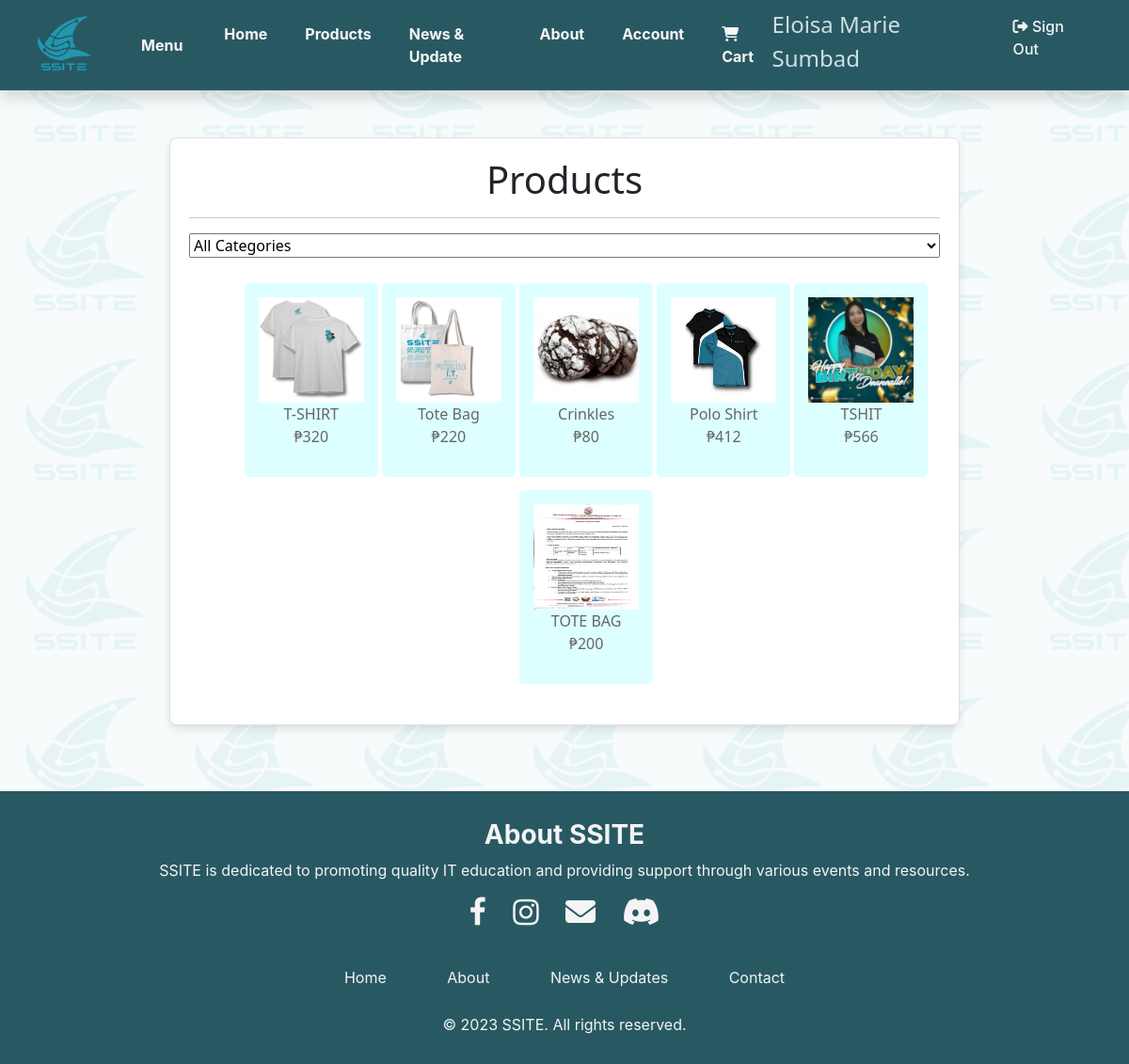
The app's page /customerside/product_display.php (signed in) with its own data.
### tables this page shows
CREATE TABLE `user_information` (
  `userinfo_id` bigint(20) UNSIGNED NOT NULL,
  `firstname` varchar(255) NOT NULL,
  `lastname` varchar(255) NOT NULL,
  `sex` varchar(50) NOT NULL,
  `bday` date NOT NULL,
  `student_number` varchar(15) NOT NULL,
  `contact_number` varchar(15) NOT NULL,
  `email` varchar(255) NOT NULL,
  `account_status` varchar(50) NOT NULL,
  `memstatus_id` bigint(11) UNSIGNED NOT NULL,
  `customertype_id` bigint(11) UNSIGNED NOT NULL,
  `custype_verif_id` int(11) NOT NULL,
  `account_created` datetime NOT NULL
);

CREATE TABLE `items` (
  `item_id` bigint(20) UNSIGNED NOT NULL,
  `item_name` varchar(255) NOT NULL,
  `item_spec` text NOT NULL,
  `item_desc` varchar(255) NOT NULL,
  `item_type` varchar(50) NOT NULL,
  `item_img` longblob NOT NULL,
  `item_price` decimal(10,0) NOT NULL,
  `item_discprice` decimal(10,0) NOT NULL,
  `cat_id` int(11) UNSIGNED NOT NULL,
  `admin_creator` bigint(20) UNSIGNED NOT NULL,
  `date_created` date NOT NULL,
  `record_status` varchar(25) NOT NULL
);

### customerside/product_display.php (the view, shortened to what this page needs)
<?php
include 'includes/header.php';
include '../vscode/dbcon.php';
$query = "SELECT * FROM items";
$result = $con->query($query);
?>
<body class="logo-bg-2">
    <div class="product-container">
        <div class="product-txt">
            <div class="back-cont">
                <div>
                    <h1>Products</h1>
                    <hr>
                </div>
                <form method="GET" action="product_display.php" style="text-align: right; margin-bottom: 20px;">
                    <select name="category" id="category" onchange="this.form.submit()">
                        <option value="">All Categories</option>
                    </select>
                </form>
                <div class="display-cont">
                    <ul>
                        <?php
                        if ($result && $result->num_rows > 0) {
                            while ($row = $result->fetch_assoc()) {
                                $itemName = htmlspecialchars($row['item_name']);
                                $itemImage = htmlspecialchars($row['item_img']);
                                $itemDisplayPrice = htmlspecialchars($row['item_price']);
                        ?>
                            <li>
                                <a href="item_detail.php?item_id=<?= urlencode($row['item_id']); ?>">
                                    <div class="display-item">
                                        <div class="display">
                                            <img src="../adminside/record_images/item_images/<?= $itemImage ?: 'default.jpg'; ?>"
                                                 alt="<?= $itemName; ?>" class="item-image">
                                        </div>
                                        <div>
                                            <p>
                                                <?= $itemName; ?><br>
                                                ₱<?= $itemDisplayPrice; ?>
                                            </p>
                                        </div>
                                    </div>
                                </a>
                            </li>
                        <?php
                            }
                        } else {
                        ?>
                            <li>No items yet in this category.</li>
                        <?php
                        }
                        ?>
                    </ul>
                </div>
            </div>
        </div>
    </div>
</div>
    <?php
        include 'includes/footer.php';
    ?>

### customerside/includes/navbar.php (shortened to what this page needs)
<nav class="navbar navbar-expand-lg shadow custom-nav">
  <div class="container-fluid ms-3">
    <a id="logo-ssite-1" href="../customerside/homecustomer.php">
      <img src="images/SSITE-LOGO.png" alt="SSITE-LOGO Logo" style="width:80px;height:auto;">
    </a>
    <div class="collapse navbar-collapse" id="navbarSupportedContent">
      <a class="btn btn-primary" href="#" role="button" data-bs-toggle="offcanvas" data-bs-target="#offcanvasExample" aria-controls="offcanvasExample">
        <b>Menu</b>
      </a>
      <ul class="navbar-nav me-auto">
        <li class="nav-item active" id="home-admin">
          <a class="nav-link" href="../customerside/homecustomer.php"><b>Home</b> <span class="sr-only">(current)</span></a>
        </li>
        <li class="nav-item active" id="home-admin">
          <a class="nav-link" href="product_display.php"><b>Products</b> <span class="sr-only">(current)</span></a>
        </li>
        <li class="nav-item active" id="home-admin">
          <a class="nav-link" href="view_updates.php"><b>News & Update</b> <span class="sr-only">(current)</span></a>
        </li>
        <li class="nav-item active" id="home-admin">
          <a class="nav-link" href="#"><b>About</b> <span class="sr-only">(current)</span></a>
        </li>
        <li class="nav-item active" id="home-admin">
          <a class="nav-link" href="../customerside/view_profile.php"><b>Account</b> <span class="sr-only">(current)</span></a>
        </li>
        <li class="nav-item active" id="home-admin">
          <a class="nav-link" href="view_cart.php"><i class="fa-solid fa-cart-shopping fa-1x"></i> <b>Cart</b> <span class="sr-only">(current)</span></a>
        </li>
      </ul>
      <link rel="stylesheet" href="https://cdnjs.cloudflare.com/ajax/libs/font-awesome/6.7.1/css/all.min.css"/>
      <ul class="navbar-nav ms-auto">
        <li>
          <label for="">
          <?php
          $query = "SELECT * FROM user_information WHERE userinfo_id = ?";
          $stmt = $con->prepare($query);
          $stmt->bind_param("i", $_SESSION['uid']
        );
          if ($stmt->execute()) {
            $result = $stmt->get_result();
            if ($result->num_rows > 0) {
                $item = $result->fetch_assoc();
                $user_fullname = $item['firstname'] .' ' . $item['lastname'];
            }
          }
          echo $user_fullname;
          ?>
          </label>
        </li>
        <li class="nav-item" id="admin-logout">
          <a class="nav-link active" href="../vscode/userlogout.php"><i class="fa-solid fa-right-from-bracket fa-1x"></i> Sign Out</a>
        </li>
      </ul>
    </div>
  </div>
</nav>

### adminside/style.css (style rules this page uses)
* { margin: 0; padding: 0; box-sizing: border-box; }
body { font-family: 'Inter', sans-serif; background-size: 150px; background-position: center; color: #285963; line-height: 1.6; margin: 0; padding: 0; }
form { display: flex; flex-direction: column; }
label { font-size: 1.5rem; color: #CEDFE3; }
.custom-nav, #admin-logout { background-color: #285963; color: #f4f4f4; }
.custom-nav { position: sticky; top: 0; width: 100%; z-index: 1000; }
.custom-nav .navbar-brand, .custom-nav .nav-link,.custom-nav .nav-link .active { color: #f4f4f4; }
#home-admin, #admin-logout { padding-left: 3vh; }
.custom-nav #admin-logout .nav-link { padding-right: 4vh; color: #f4f4f4 !important; }
#logo-ssite-1 { background-color: transparent; border: none; cursor: pointer; transition: transform 0.3s ease; padding-right: 30px; }
.nav-item { font-family: 'Inter', sans-serif; font-weight: 500; }
.nav-item.active { border-radius: 8px; }
.nav-item.active .nav-link { color: #F9F6F6 !important; }
.btn.btn-primary { font-family: 'Inter', sans-serif; background-color: transparent; border: none; color: #F9F6F6 ; font-weight: 500; cursor: pointer; }
.logo-bg-2::before { content: ''; position: absolute; top: 0; left: 0; right: 0; bottom: 0; background-image: url('images/SSITE-LOGO.png'); background-repeat: repeat; background-size: 180px; background-color: #b4dbe6; opacity: 0.1; z-index: -1; }
.product-txt { text-align: center; margin: 50px auto; padding: 20px; width: 70%; max-width: 70%; background-color: #ffffff; box-shadow: 0 4px 8px rgba(0, 0, 0, 0.1); border-radius: 8px; border: 1px solid #e0e0e0; }
.product-txt p { font-size: 1rem; color: #666666; line-height: 1.5; }
.display-cont li { display: inline-block; }
.display-item { display: inline-block; background-color: #dff; border-radius: 5px; padding: 15px; margin: 5%; }
.item-image { width: 7em; height: 7em; max-width: 7em; max-height: 7em; }
.back-cont { width: 100%; align-items: left; position: relative; box-sizing: border-box; }

### customerside/style.css (style rules this page uses)
* { margin: 0; padding: 0; box-sizing: border-box; }
body { font-family: 'Inter', sans-serif; background-size: 150px; background-position: center; color: #285963; line-height: 1.6; margin: 0; padding: 0; }
#logo-ssite-1 { background-color: transparent; border: none; cursor: pointer; transition: transform 0.3s ease; padding-right: 30px; }
.nav-item { font-family: 'Inter', sans-serif; font-weight: 500; }
.nav-item.active { border-radius: 8px; }
.nav-item.active .nav-link { color: #F9F6F6 !important; }
.btn.btn-primary { font-family: 'Inter', sans-serif; background-color: transparent; border: none; color: #F9F6F6 ; font-weight: 500; cursor: pointer; }

### records on screen
user_information: user_fullname "Eloisa Marie Sumbad"
items: item_img (picture), item_name "T-SHIRT", item_price "320"
items: item_img (picture), item_name "Tote Bag", item_price "220"
items: item_img (picture), item_name "Crinkles", item_price "80"
items: item_img (picture), item_name "Polo Shirt", item_price "412"
items: item_img (picture), item_name "TSHIT", item_price "566"
items: item_img (picture), item_name "TOTE BAG", item_price "200"
